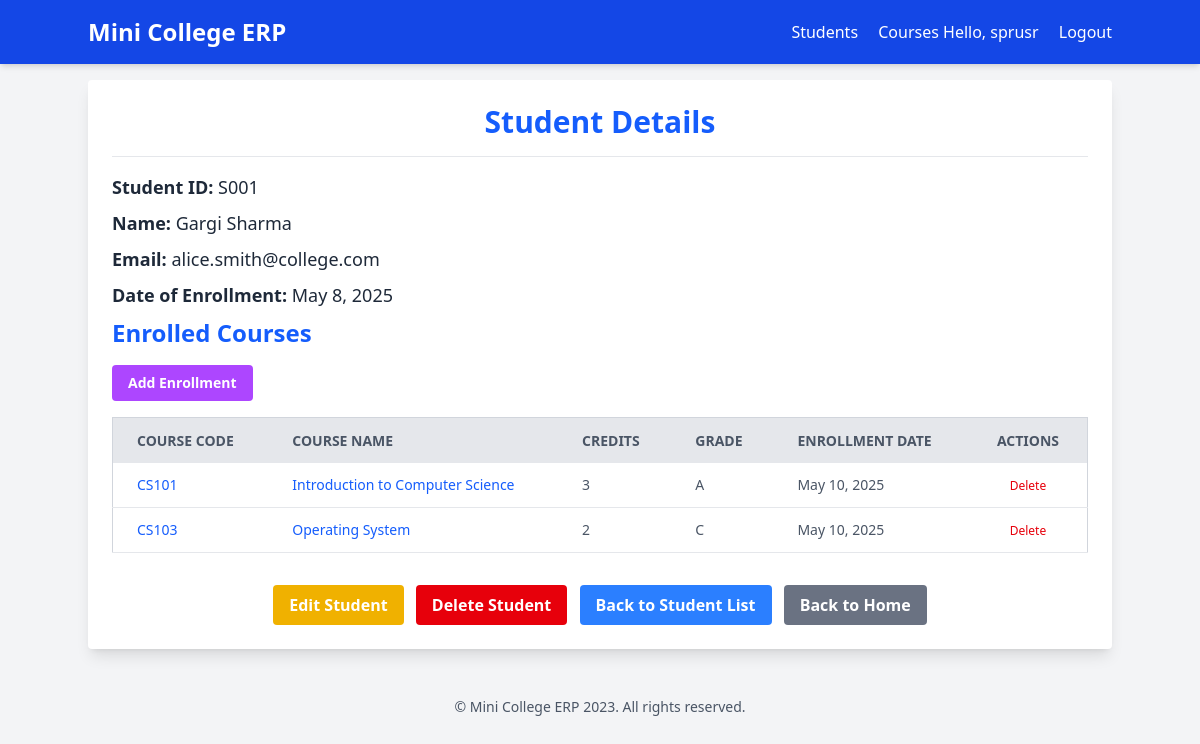
The page /students/1/ (signed in) on the database its author committed.
### students/models.py (models this page shows, shortened)
class Student(models.Model):
    student_id = models.CharField(max_length=20, unique=True)
    first_name = models.CharField(max_length=100)
    last_name = models.CharField(max_length=100)
    email = models.EmailField(blank=True,null=True)
    date_of_enrollment = models.DateField()

class Enrollment(models.Model):
    student=models.ForeignKey('Student',on_delete=models.CASCADE)
    course=models.ForeignKey(Course,on_delete=models.CASCADE)
    enrollment_date=models.DateField(auto_now_add=True)
    GRADES = [
         ('A', 'A'),
        ('B', 'B'),
        ('C', 'C'),
        ('D', 'D'),
        ('F', 'F'),
        ('W', 'Withdrawal'),
    ]
    grade=models.CharField(max_length=1,choices=GRADES,blank=True,null=True)
    class Meta:
        unique_together=('student','course')

### courses/models.py (models this page shows, shortened)
class Course(models.Model):
    course_code=models.CharField(max_length=10,unique=True)
    course_name=models.CharField(max_length=200)
    credits=models.IntegerField()
    description=models.TextField(blank=True,null=True)

### students/views.py (the view)
# urls.py: path('<int:pk>/',views.student_detail,name='detail'),
@login_required
def student_detail(request,pk):
    student = get_object_or_404(Student,pk=pk)
    context={'student':student}
    return render(request,'students/student_detail.html',context)

### templates/students/student_detail.html (shortened to what this page needs)
{% extends 'base.html' %}
{% block content %}
        <h1 class="text-3xl font-bold text-center text-blue-600 mb-4"> Student Details</h1>
        <div class="border-t border-gray-200 pt-4">
            <p class="text-lg text-gray-800 mb-2"><strong class="font-semibold">Student ID:</strong> {{ student.student_id }}</p>
            <p class="text-lg text-gray-800 mb-2"><strong class="font-semibold">Name:</strong> {{ student.first_name }} {{ student.last_name }}</p>
            <p class="text-lg text-gray-800 mb-2"><strong class="font-semibold">Email:</strong> {{ student.email|default:"N/A" }}</p>
            <p class="text-lg text-gray-800 mb-2"><strong class="font-semibold">Date of Enrollment:</strong> {{ student.date_of_enrollment }}</p>
        </div>
        <h2 class="text-2xl font-bold text-blue-600 mb-4">Enrolled Courses</h2>
        <div class="mb-4">
        <a href="{% url 'students:add_enrollment' student.pk %}" class="bg-purple-500 hover:bg-purple-700 text-white font-bold py-2 px-4 rounded inline-block text-sm">
            Add Enrollment
        </a>
        </div>
        {% if student.enrollment_set.all %}
        <div class="overflow-x-auto">
            <table class="min-w-full bg-white border border-gray-300">
                <thead>
                    <tr class="bg-gray-200 text-gray-600 uppercase text-sm leading-normal">
                        <th class="py-3 px-6 text-left">Course Code</th>
                        <th class="py-3 px-6 text-left">Course Name</th>
                        <th class="py-3 px-6 text-left">Credits</th>
                        <th class="py-3 px-6 text-left">Grade</th>
                        <th class="py-3 px-6 text-left">Enrollment Date</th>
                        <th class="py-3 px-6 text-center">Actions</th>
                    </tr>
                </thead>
                <tbody class="text-gray-600 text-sm font-light">
                    {% for enrollment in student.enrollment_set.all %}
                        <tr class="border-b border-gray-200 hover:bg-gray-100">
                            <td class="py-3 px-6 text-left whitespace-nowrap">
                                <a href="{% url 'courses:detail' enrollment.course.pk %}" class="text-blue-600 hover:underline">{{ enrollment.course.course_code }}</a>
                            </td>
                            <td class="py-3 px-6 text-left">
                                <a href="{% url 'courses:detail' enrollment.course.pk %}" class="text-blue-600 hover:underline">{{ enrollment.course.course_name }}</a>
                            </td>
                            <td class="py-3 px-6 text-left">{{ enrollment.course.credits }}</td>
                            <td class="py-3 px-6 text-left">{{ enrollment.get_grade_display|default:"-" }}</td>
                            <td class="py-3 px-6 text-left">{{ enrollment.enrollment_date}}</td>
                            <td class="py-3 px-6 text-center">
                            <form action="{% url 'students:delete_enrollment' enrollment.pk %}" method="post" class="inline-block">
                                <button type="submit" class="text-red-600 hover:text-red-900 text-xs">
                                    Delete
                                </button>
                            </form>
                            </td>
                        </tr>
                    {% endfor %}
                </tbody>
            </table>
        </div>
    {% else %}
        <p class="text-center text-gray-700">Not currently enrolled in any courses.</p>
    {% endif %}
        <div class="mt-8 text-center">
            <a href="{% url 'students:edit' student.pk %}" class="bg-yellow-500 hover:bg-yellow-700 text-white font-bold py-2 px-4 rounded inline-block mr-2">
            Edit Student
            </a>
             <a href="{% url 'students:delete' student.pk %}" class="bg-red-600 hover:bg-red-700 text-white font-bold py-2 px-4 rounded inline-block mr-2">
            Delete Student
            </a>
            <a href="{% url 'students:list' %}" class="bg-blue-500 hover:bg-blue-700 text-white font-bold py-2 px-4 rounded inline-block">
                Back to Student List
             </a>
             <a href="{% url 'core:home' %}" class="bg-gray-500 hover:bg-gray-700 text-white font-bold py-2 px-4 rounded inline-block ml-2">
                Back to Home
            </a>
        </div>
{% endblock content %}

### templates/base.html (shortened to what this page needs)
<!DOCTYPE html>
<html lang="en">
<head>
    <script src="https://cdn.jsdelivr.net/npm/@tailwindcss/browser@4"></script>
</head>
<body class="bg-gray-100 font-sans leading-normal tracking-normal">
    <header class="bg-blue-700 text-white p-4 shadow-md">
        <div class="container mx-auto flex justify-between items-center">
            <a href="{% url 'core:home' %}" class="text-2xl font-bold">Mini College ERP</a>
            <nav>
                <a href="{% url 'students:list' %}" class="text-white hover:text-blue-200 mr-4">Students</a>
                <a href="{% url 'courses:list' %}" class="text-white hover:text-blue-200">Courses</a>
                {% if user.is_authenticated %}
                    <span class="mr-4">Hello, {{ user.username }}</span>
                    <form action="{% url 'logout' %}" method="post" class="inline">
                        <button type="submit" class="text-white hover:text-blue-200 bg-transparent border-none p-0 m-0 cursor-pointer">
                            Logout
                        </button>
                    </form>
                {% else %}
                    <a href="{% url 'login' %}" class="text-white hover:text-blue-200">Login</a>
                {% endif %}
            </nav>
        </div>
    </header>
    <main class="container mx-auto mt-4 p-6 bg-white rounded shadow-lg mb-8">
        {% block content %}{% endblock content %}
   </main>
   <footer class="mt-8 py-4 text-center text-gray-600 text-sm">
    © {{ request.META.HTTP_HOST|default:'Mini College ERP' }} 2023. All rights reserved.
   </footer>
</body>
</html>

### rows shown on the page
Student: student_id "S001", first_name "Gargi", last_name "Sharma", email "alice.smith@college.com", date_of_enrollment "May 8, 2025"
Enrollment: course.course_code "CS101", course.course_name "Introduction to Computer Science", course.credits "3", grade "A", enrollment_date "May 10, 2025"
Enrollment: course.course_code "CS103", course.course_name "Operating System", course.credits "2", grade "C", enrollment_date "May 10, 2025"

### other values the page prints
{{ user.username }} "sprusr"
{{ request.META.HTTP_HOST|default:'Mini College ERP' }} "Mini College ERP"
